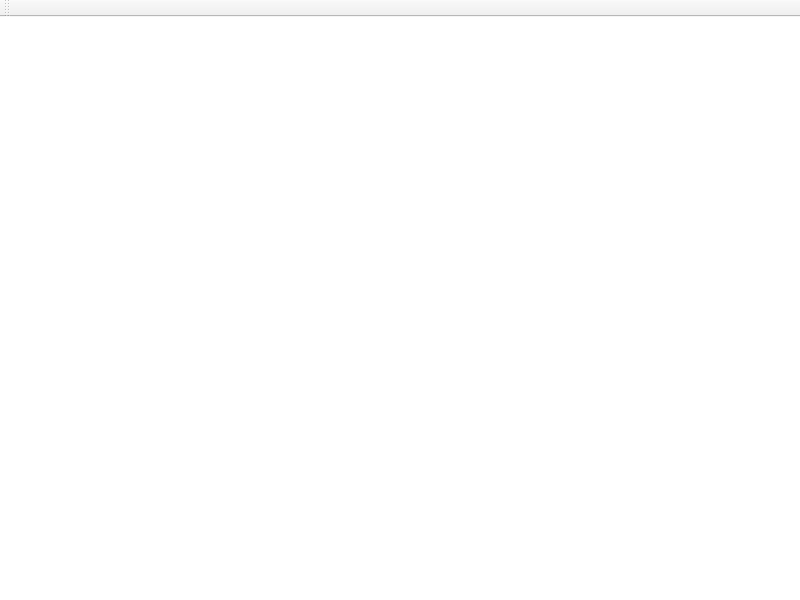
<?xml version="1.0" encoding="UTF-8"?>
<ui version="4.0">
 <class>MainWindow</class>
 <widget class="QMainWindow" name="MainWindow">
  <property name="geometry">
   <rect>
    <x>0</x>
    <y>0</y>
    <width>800</width>
    <height>600</height>
   </rect>
  </property>
  <property name="windowTitle">
   <string>MainWindow</string>
  </property>
  <widget class="QWidget" name="centralwidget">
   <widget class="QGraphicsView" name="marcoVisualdeljuego">
    <property name="geometry">
     <rect>
      <x>-95</x>
      <y>-9</y>
      <width>1024</width>
      <height>667</height>
     </rect>
    </property>
   </widget>
  </widget>
  <widget class="QMenuBar" name="menubar">
   <property name="geometry">
    <rect>
     <x>0</x>
     <y>0</y>
     <width>800</width>
     <height>22</height>
    </rect>
   </property>
  </widget>
  <widget class="QToolBar" name="toolBar">
   <property name="windowTitle">
    <string>toolBar</string>
   </property>
   <attribute name="toolBarArea">
    <enum>TopToolBarArea</enum>
   </attribute>
   <attribute name="toolBarBreak">
    <bool>false</bool>
   </attribute>
  </widget>
 </widget>
 <resources/>
 <connections/>
</ui>
